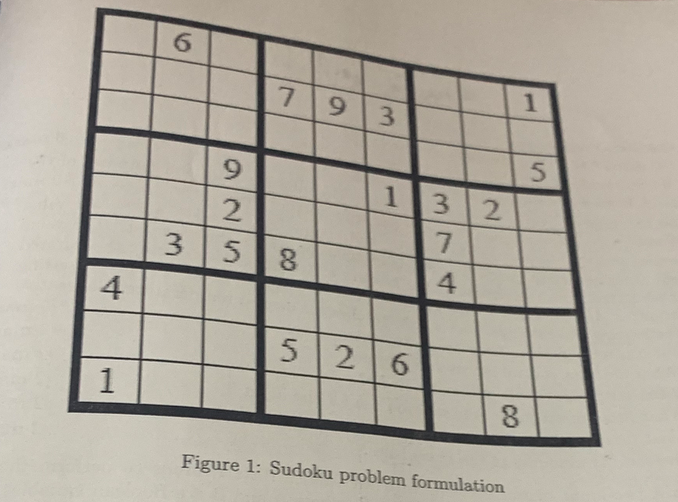
#> input picture 15- Laplacian/sudoco.png, 678 x 502 px
$ jupyter execute 2.ipynb   (older library calls are emulated)
#> lines starting #> are read from the running program, lines starting #| are printed output that depends on the picture
[cell 1]
import cv2
import numpy as np
import matplotlib.pyplot as plt

[cell 2]
image = cv2.imread('sudoco.png',1)
#> image is the input picture: shape (502, 678, 3); mean B, G, R 156.1, 167.5, 173.6

[cell 3]
sobel_x = cv2.Sobel(image,cv2.CV_64F,1,0)
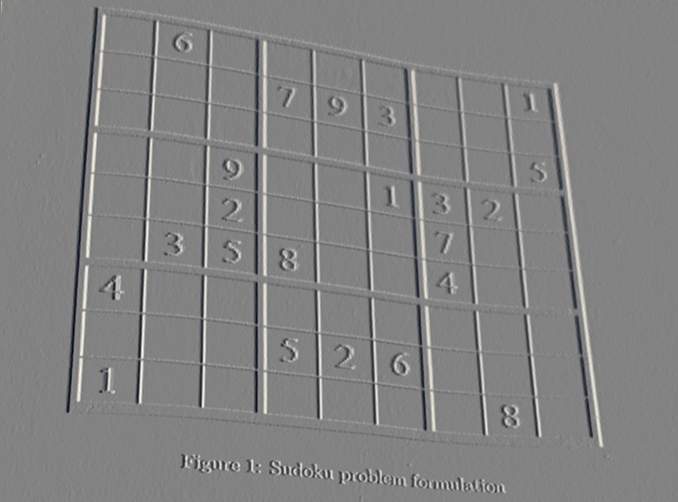
#> sobel_x: shape (502, 678, 3) float64; mean B, G, R -0.2, -0.1, -0.1; drawn with min black and max white
sobel_y = cv2.Sobel(image,cv2.CV_64F,0,1)
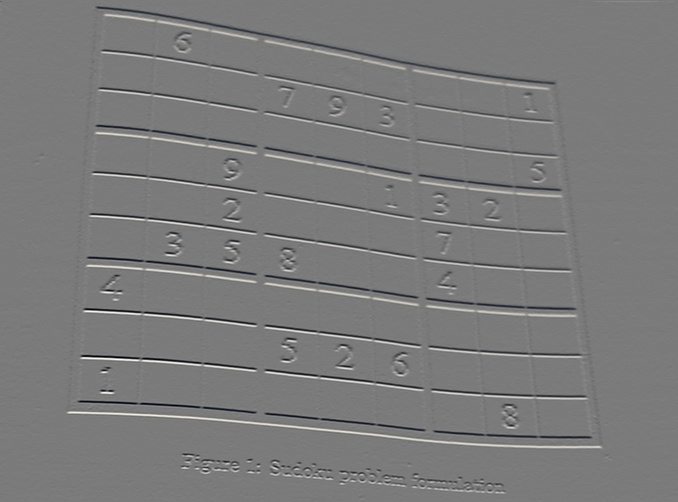
#> sobel_y: shape (502, 678, 3) float64; mean B, G, R 0.3, 0.3, 0.2; drawn with min black and max white
sobel_x = np.uint8(np.absolute((sobel_x)))
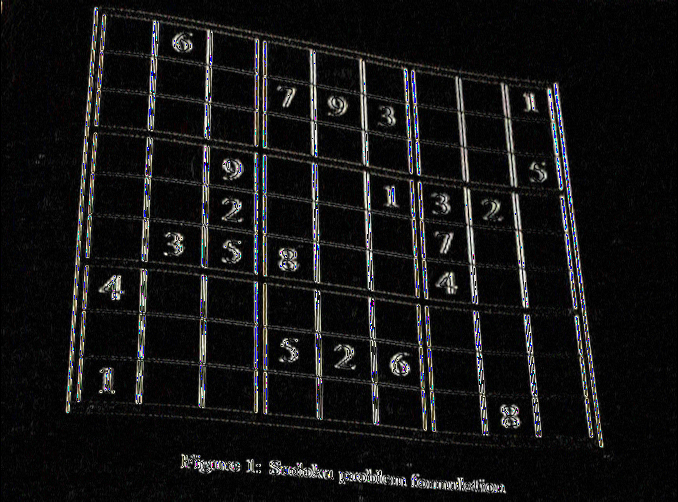
#> sobel_x: shape (502, 678, 3); mean B, G, R 20.3, 20.2, 20.4
sobel_y = np.uint8(np.absolute((sobel_y)))
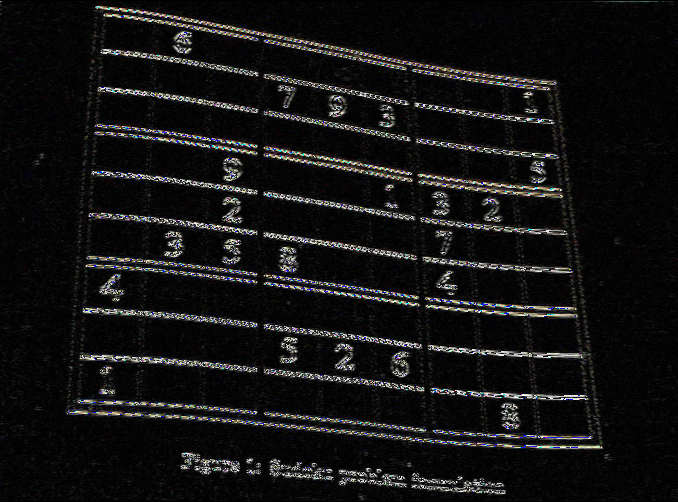
#> sobel_y: shape (502, 678, 3); mean B, G, R 18.9, 19.1, 19.4
bitwise_or = cv2.bitwise_or(sobel_x,sobel_y)
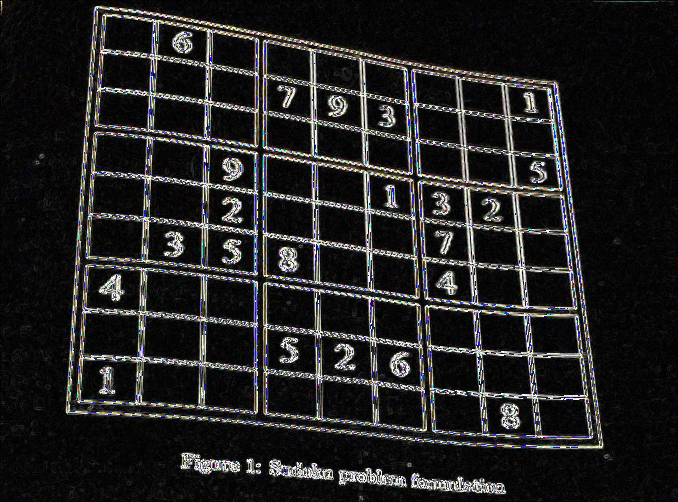
#> bitwise_or: shape (502, 678, 3); mean B, G, R 34.3, 34.2, 34.7

[cell 4]
names = ['Original','Sobel_x','Sobel_y','Bitwise_or']
filters  = [image,sobel_x,sobel_y,bitwise_or]

plt.figure(figsize=(12, 10))
for i in range(len(names)) :
    plt.subplot(2, 2, i+1)
    img = cv2.cvtColor(filters[i],cv2.COLOR_BGR2RGB)
    plt.imshow(img)
    plt.title(names[i])
    plt.xticks([])
    plt.yticks([])
plt.show()
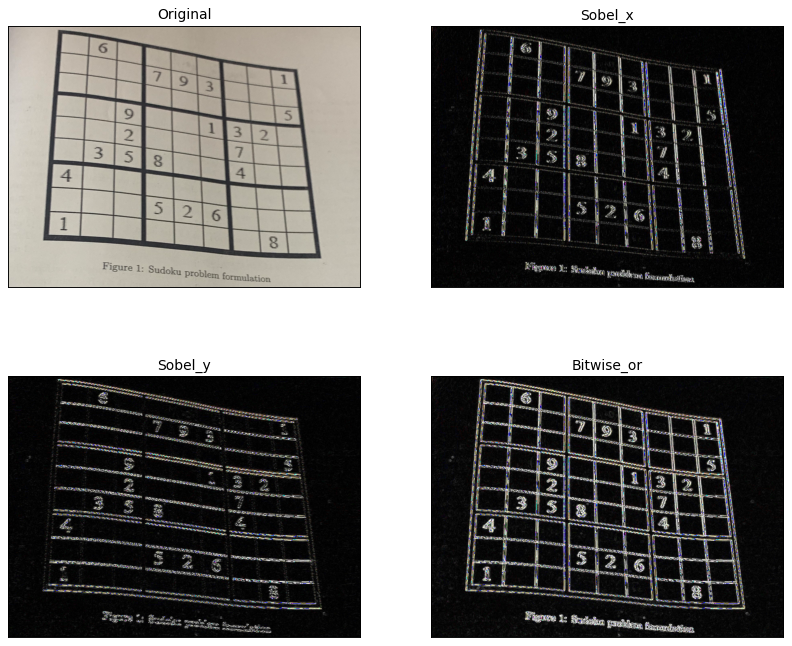
#> figure drawn by matplotlib, 4 panels
